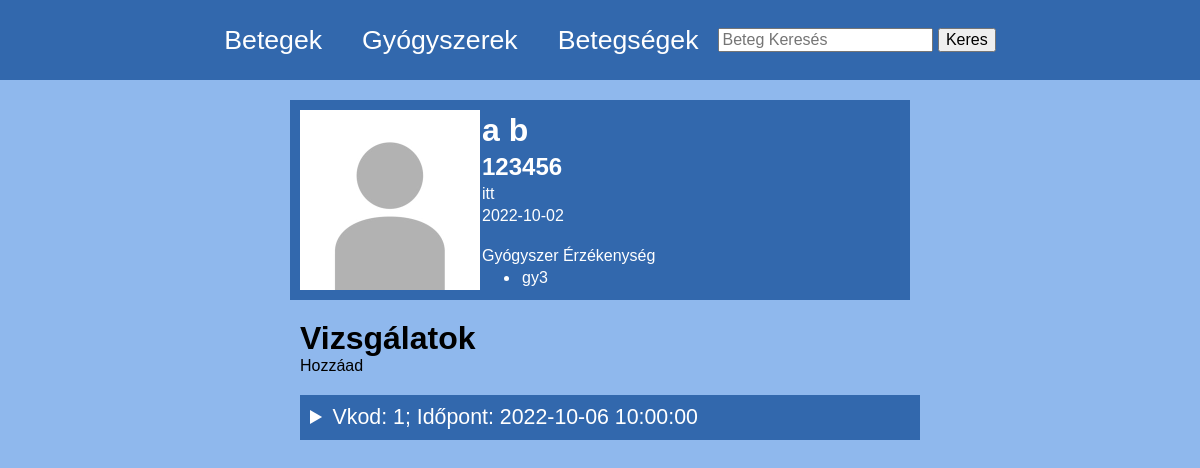
/beteg/123456, run on the app's committed database.
### server.py (models this page shows, shortened)
class Beteg(db.Model):
    TAJ = db.Column(db.Integer, primary_key=True, unique=True, autoincrement=True)
    nev = db.Column(db.String(30))
    lakcim = db.Column(db.String(255))
    szuletes = db.Column(db.Date)
    vizsgalatok = db.relationship("Vizsgalat", backref="beteg")
    erzekenysegek = db.relationship("Erzekeny", backref="beteg")
    felirasok = db.relationship("Felir", backref="beteg")
    diagnosztizalasok = db.relationship("Diagnosztizal", backref="beteg")

class Erzekeny(db.Model):
    id = db.Column(db.Integer, primary_key=True)
    TAJ = db.Column(db.Integer, db.ForeignKey("beteg.TAJ"))
    gyogyszer_neve = db.Column(db.Integer, db.ForeignKey("gyogyszer.gyogyszer_neve"))

class Vizsgalat(db.Model):
    vkod = db.Column(db.Integer, primary_key=True)
    TAJ = db.Column(db.Integer, db.ForeignKey("beteg.TAJ"))
    datum = db.Column(db.DateTime)
    felirasok = db.relationship("Felir", backref="vizsgalat")
    diagnosztizalasok = db.relationship("Diagnosztizal", backref="vizsgalat")

### server.py (the view)
@app.route('/beteg/<taj>')
def beteg(taj):
    beteg = Beteg.query.filter(Beteg.TAJ == taj).first()
    vizsgalatokq = Vizsgalat.query.filter(Vizsgalat.TAJ == taj).all()
    erzekenysegek = Erzekeny.query.filter(Erzekeny.TAJ == taj).all()
    return render_template('beteg.html', beteg=beteg, vizsgalatokq=vizsgalatokq, erzekenysegek=erzekenysegek, Diagnosztizal=Diagnosztizal, Felir=Felir)

### server.py (called while the page is built)
@app.before_request
def showIp():
    print(request.headers.get('X-FORWARDED-FOR'))

@app.before_request
def fixAdmin():
    if request.path == "/admin":
        return redirect(f"{request.url_root}admin/")

@app.context_processor
def handle_context():
    return dict(session=session, db=db)

### templates/beteg.html (shortened to what this page needs)
<!DOCTYPE html>
<html lang="en">
<head>
    <link rel="stylesheet" href="../static/style.css">
</head>
<body>
    {%include 'navbar.html'%}
    <div class="betegCard">
        <div class="flexrow">
            <img src="../static/pfp.jpg" alt="pfp">
            <div class="flexcol">
                <h1>{{beteg.nev}}</h1>
                <h2>{{beteg.TAJ}}</h2>
                <p>{{beteg.lakcim}}</p>
                <p>{{beteg.szuletes}}</p>
                <br>
                <p>Gyógyszer Érzékenység</p>
                <ul>
                    {%for erzekeny in erzekenysegek%}
                    <li><p>{{erzekeny.gyogyszer_neve}}</p></li>
                    {%endfor%}
                </ul>
            </div>
        </div>
    </div>
    <div class="betegContainer">
        <h1 >Vizsgálatok</h1>
        <p class="text-button">Hozzáad</p>
        {%for vizsgalat in vizsgalatokq%}
        <details>
            <summary>Vkod: {{vizsgalat.vkod}}; Időpont: {{vizsgalat.datum}}</summary>
            {%set diagnosztizaciok = Diagnosztizal.query.filter(Diagnosztizal.vkod == vizsgalat.vkod).all()%}
            {%set felirasok = Felir.query.filter(Felir.vkod == vizsgalat.vkod).all()%}
        </details>
        {%endfor%}
    </div>
</body>
</html>

### static/style.css (style rules this page uses)
:root { --c-foreground: rgb(50, 104, 173); --c-background: rgb(143, 184, 237); }
html,body { width: 100vw; height: 100vh; margin: 0px; padding: 0px; overflow-x: hidden; }
body { background-color: var(--c-background); font-family: Arial, Helvetica, sans-serif; }
.betegCard, details { background-color: var(--c-foreground); color: white; font-size: 12pt; margin: 20px auto; padding: 10px; width: 50vw; }
summary { font-size: 16pt; cursor: pointer; }
ul { margin: 0px; }
.betegCard img { max-width: 200px; max-height: 200px; width: 30%; height: 30%; }
.betegCard h1, .betegCard h2, .betegCard p { padding: 2px; margin: 0px; }
.flexcol { display: flex; flex-direction: column; }
.flexrow { display: flex; flex-direction: row; }
.betegContainer { width: 50vw; margin: auto; }
.betegContainer h1 { margin: 0px; padding: 0px; }
.text-button { cursor: pointer; margin: 0px; padding: 0px; }

### data on the page
Beteg: nev "a b", TAJ "123456", lakcim "itt", szuletes "2022-10-02"
Erzekeny: gyogyszer_neve "gy3"
Vizsgalat: vkod "1", datum "2022-10-06 10:00:00"
